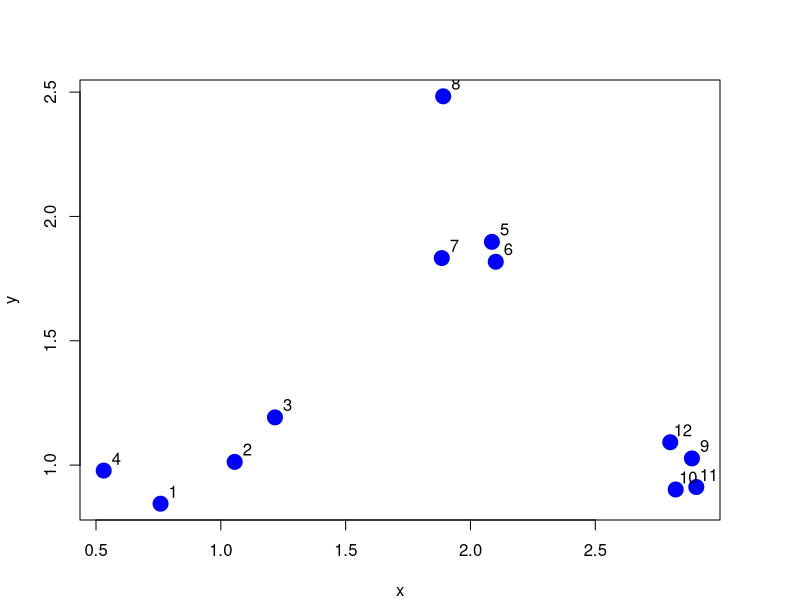
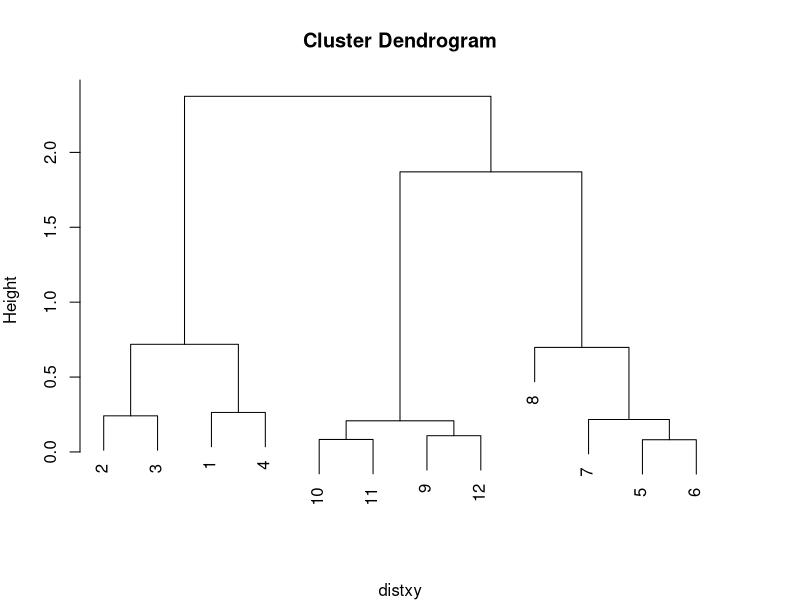
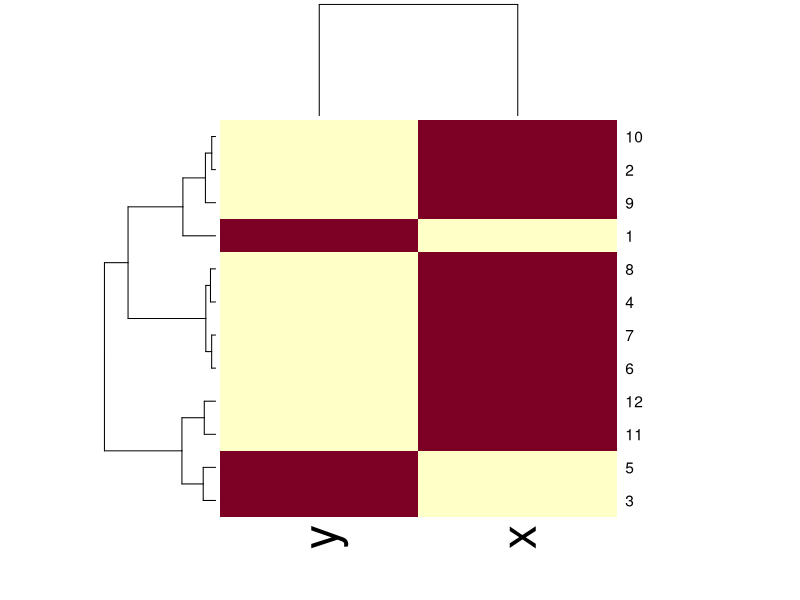
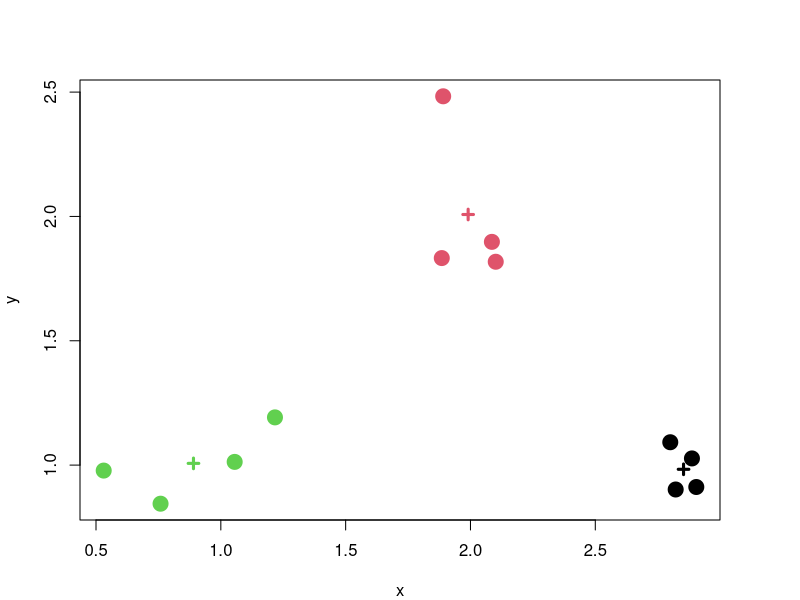

The R source for these figures, in order:
# Hierarchical clustering - example
# set the seed to ensure reproducibility
set.seed(1234)
par(mar = c(4,4,4,4))
x <- rnorm(12, mean = rep(1:3, each = 4), sd = 0.2)
y <- rnorm(12, mean = rep(c(1,2,1), each = 4), sd = 0.2)
plot(x,y, col = "blue", pch = 19, cex = 2)
text(x + 0.05, y + 0.05, labels = as.character(1:12))

# Run the hierarchical clustering algorithm
# First, calculate the pairwise distances between all the different points
dataFrame <- data.frame(x = x, y = y)
# dist() defaults to euclidean
distxy <- dist(dataFrame)

hClustering <- hclust(distxy)
# create the dendogram to see how the points are merged together
plot(hClustering)

# use heatmap() for visualizing matrix data (large matrix / table) to look at the data in an organized (clustered) way
set.seed(143)
dataMatrix <- as.matrix(dataFrame)[sample(1:12),]
heatmap(dataMatrix)

# Run k-means clustering
# First, calculate the pairwise distances between all the different points
dataFrame <- data.frame(x, y)
# Run k-means with a specific number of centers
kmeansObj <- kmeans(dataFrame, centers = 3)
names(kmeansObj)
kmeansObj$cluster
kmeansObj$centers

# you can plot the result of k-means
par(mar = rep(4, 4))
plot(x, y, col = kmeansObj$cluster, pch = 19, cex = 2)
points(kmeansObj$centers, col = 1:3, pch = 3, lwd = 3)

# you can also use heatmap()